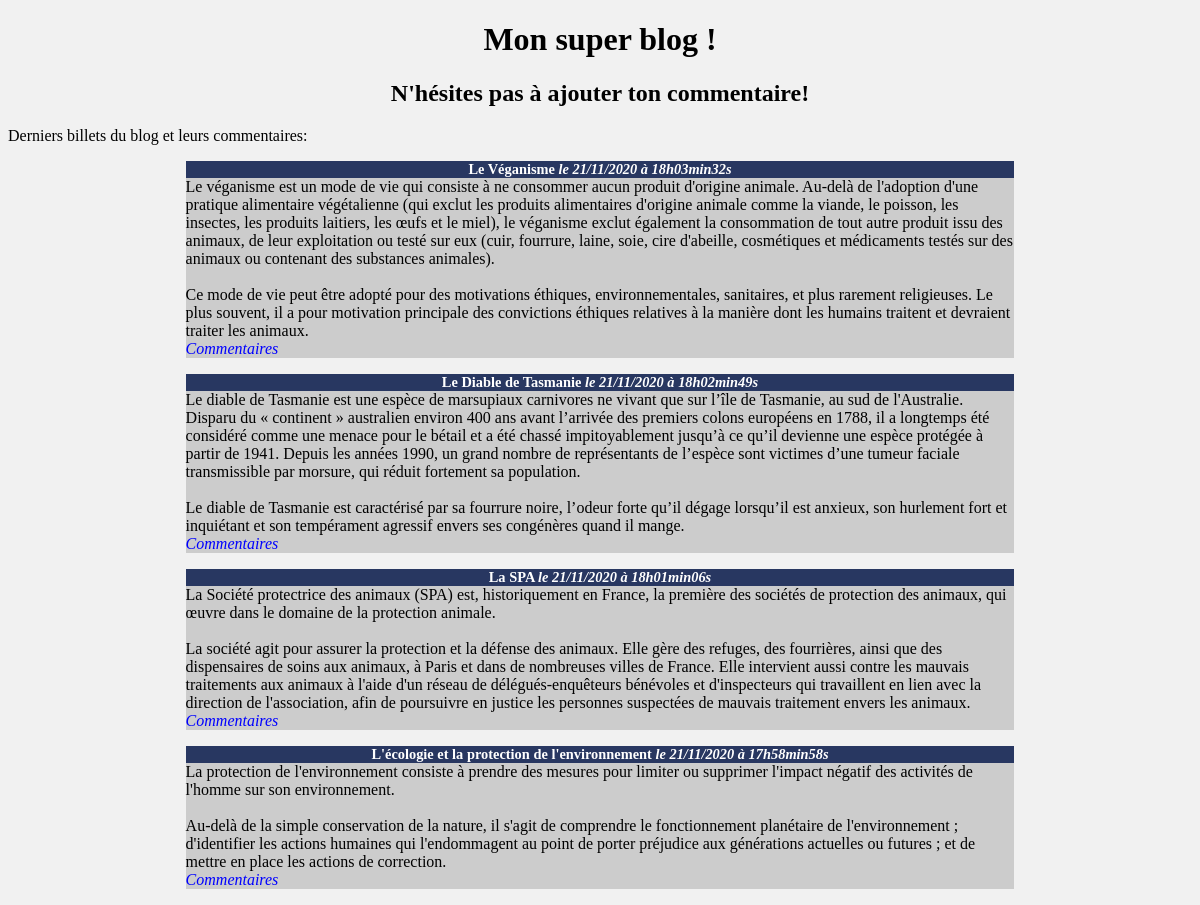
The page / on the database its author committed.
### tables this page shows
CREATE TABLE `billets_blog` (
  `id` int(11) NOT NULL,
  `titre` varchar(255) NOT NULL,
  `contenu` text NOT NULL,
  `date_creation` datetime NOT NULL
);

### index.php (the view, shortened to what this page needs)
<!DOCTYPE html>
<html>
<head>
  <link rel="stylesheet" href="blog.css">
</head>
<body>
  <h1>Mon super blog !</h1>
  <h2>N'hésites pas à ajouter ton commentaire!</h2>
  <p>Derniers billets du blog et leurs commentaires:</p>
  <?php
  try
  {
    $bdd = new PDO('mysql:host=localhost;dbname=minichat;charset=utf8', 'root', 'root');
  }
  catch(Exception $e)
  {
    die('Erreur : '.$e->getMessage());
  }
  $req = $bdd->query('SELECT id, titre, contenu, DATE_FORMAT(date_creation, \'%d/%m/%Y à %Hh%imin%ss\') AS date_creation_fr FROM billets_blog ORDER BY date_creation DESC LIMIT 0, 5');
  while ($donnees = $req->fetch())
  {
    ?>
    <div class="news">
      <h3>
        <?php echo htmlspecialchars($donnees['titre']); ?>
        <em>le <?php echo $donnees['date_creation_fr']; ?></em>
      </h3>
      <p>
        <?php
        echo nl2br(htmlspecialchars($donnees['contenu']));
        ?>
        <br />
        <em><a href="commentaires.php?billet=<?php echo $donnees['id']; ?>">Commentaires</a></em>
      </p>
    </div>
    <?php
  }
  ?>
</body>
</html>

### blog.css (style rules this page uses)
body { background: #f1f1f1; }
h1, h2, h3 { text-align:center; }
h3 { background-color:rgb(40, 55, 97); color:white; font-size:0.9em; margin-bottom:0px; }
.news p { background-color:#CCCCCC; margin-top:0px; }
.news, div { width:70%; margin:auto; }
a { text-decoration: none; color: blue; }

### rows shown on the page
billets_blog: titre "Le Véganisme", date_creation_fr "21/11/2020 à 18h03min32s", contenu "Le véganisme est un mode de vie qui consiste à ne consommer aucun produit d'origine animale. Au-delà de l'adoption d'une pratique alimentaire végétalienne (qui exclut les produits alimentaires d'origine animale comme la viande, le poisson, les insectes, les produits laitiers, les œufs et le miel), le véganisme exclut également la consommation de tout autre produit issu des animaux, de leur exploitation ou testé sur eux (cuir, fourrure, laine, soie, cire d'abeille, cosmétiques et médicaments testés sur des animaux ou contenant des substances animales). Ce mode de vie peut être adopté pour des motivations éthiques, environnementales, sanitaires, et plus rarement religieuses. Le plus souvent,…"
billets_blog: titre "Le Diable de Tasmanie", date_creation_fr "21/11/2020 à 18h02min49s", contenu "Le diable de Tasmanie est une espèce de marsupiaux carnivores ne vivant que sur l’île de Tasmanie, au sud de l'Australie. Disparu du « continent » australien environ 400 ans avant l’arrivée des premiers colons européens en 1788, il a longtemps été considéré comme une menace pour le bétail et a été chassé impitoyablement jusqu’à ce qu’il devienne une espèce protégée à partir de 1941. Depuis les années 1990, un grand nombre de représentants de l’espèce sont victimes d’une tumeur faciale transmissible par morsure, qui réduit fortement sa population. Le diable de Tasmanie est caractérisé par sa fourrure noire, l’odeur forte qu’il dégage lorsqu’il est anxieux, son hurlement fort et inquiétant et…"
billets_blog: titre "La SPA", date_creation_fr "21/11/2020 à 18h01min06s", contenu "La Société protectrice des animaux (SPA) est, historiquement en France, la première des sociétés de protection des animaux, qui œuvre dans le domaine de la protection animale. La société agit pour assurer la protection et la défense des animaux. Elle gère des refuges, des fourrières, ainsi que des dispensaires de soins aux animaux, à Paris et dans de nombreuses villes de France. Elle intervient aussi contre les mauvais traitements aux animaux à l'aide d'un réseau de délégués-enquêteurs bénévoles et d'inspecteurs qui travaillent en lien avec la direction de l'association, afin de poursuivre en justice les personnes suspectées de mauvais traitement envers les animaux."
billets_blog: titre "L'écologie et la protection de l'environnement", date_creation_fr "21/11/2020 à 17h58min58s", contenu "La protection de l'environnement consiste à prendre des mesures pour limiter ou supprimer l'impact négatif des activités de l'homme sur son environnement. Au-delà de la simple conservation de la nature, il s'agit de comprendre le fonctionnement planétaire de l'environnement ; d'identifier les actions humaines qui l'endommagent au point de porter préjudice aux générations actuelles ou futures ; et de mettre en place les actions de correction."
